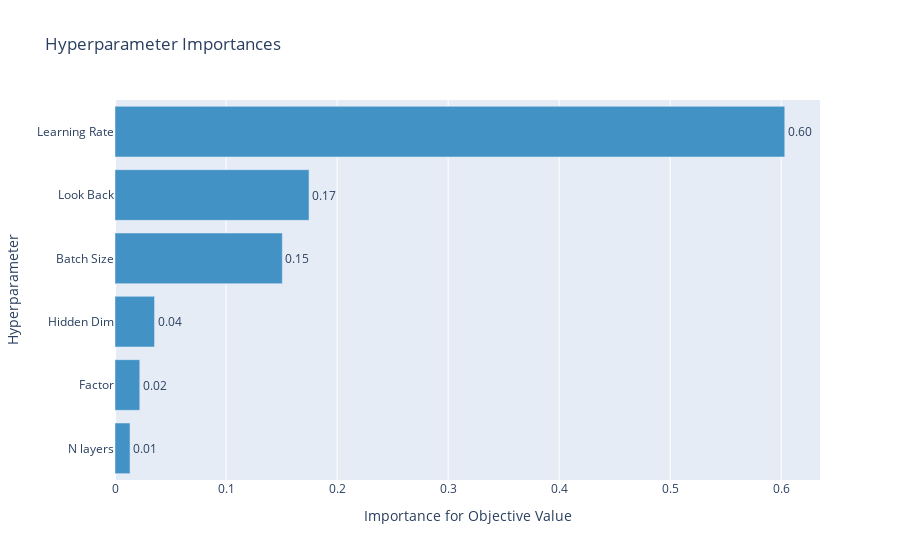

Notebook code for this chart:
### Markdown cell above
# Prediction with GRU

### Code cell
res_dir = 'studies'
ending = '_pctloss.pkl'


study_gru = joblib.load(os.path.join(res_dir,'study_gru'+ending))
optuna.visualization.plot_param_importances(study_gru)

### Figure 1 — Plotly figure (JSON) as saved in the notebook; plotly's stock layout.template omitted (floating-point values rounded to 4 significant figures)
{"data": [{"cliponaxis": false, "hovertemplate": ["N layers (IntUniformDistribution): 0.01353962238781274<extra></extra>", "Factor (DiscreteUniformDistribution): 0.02230949039542453<extra></extra>", "Hidden Dim (IntUniformDistribution): 0.03560511622932544<extra></extra>", "Batch Size (IntUniformDistribution): 0.1506774298783645<extra></extra>", "Look Back (IntUniformDistribution): 0.17473557855249117<extra></extra>", "Learning Rate (LogUniformDistribution): 0.6031327625565815<extra></extra>"], "marker": {"color": "rgb(66,146,198)"}, "orientation": "h", "text": ["0.01353962238781274", "0.02230949039542453", "0.03560511622932544", "0.1506774298783645", "0.17473557855249117", "0.6031327625565815"], "textposition": "outside", "texttemplate": "%{text:.2f}", "type": "bar", "x": [0.01354, 0.02231, 0.03561, 0.1507, 0.1747, 0.6031], "y": ["N layers", "Factor", "Hidden Dim", "Batch Size", "Look Back", "Learning Rate"]}], "layout": {"showlegend": false, "title": {"text": "Hyperparameter Importances"}, "xaxis": {"title": {"text": "Importance for Objective Value"}}, "yaxis": {"title": {"text": "Hyperparameter"}}}}
